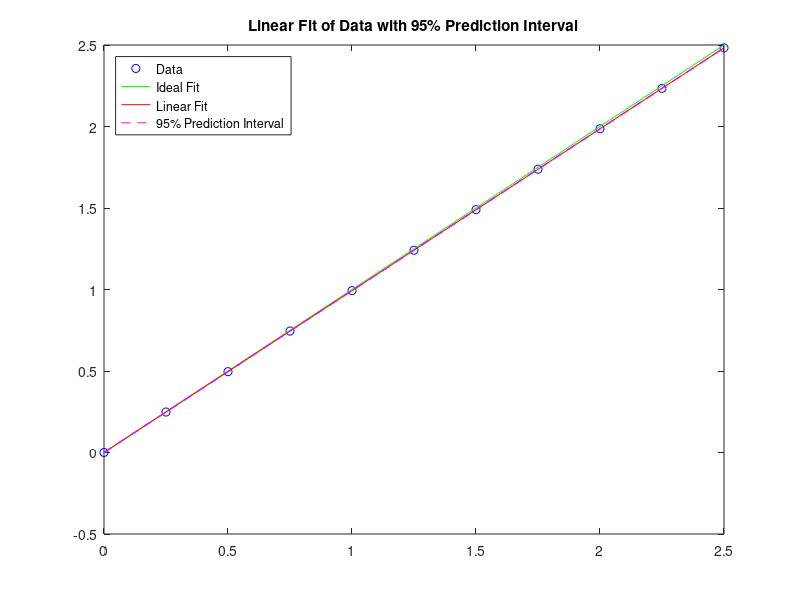
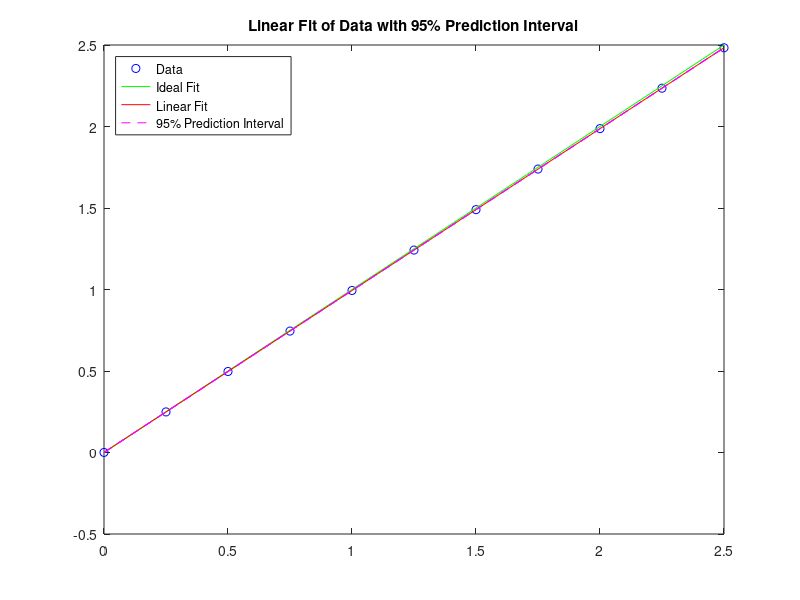
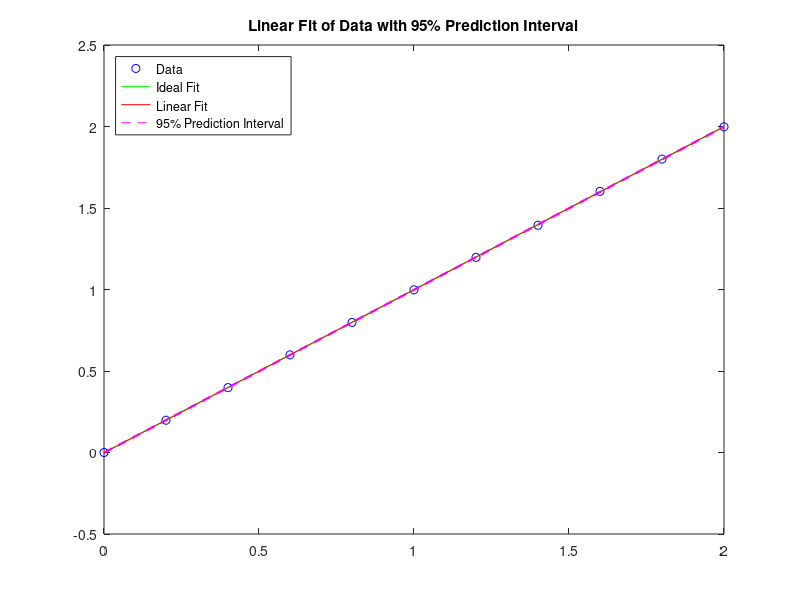

Write MATLAB code to recreate these figures, in order.
%% Board tag: 2
%% DAC1, Channel 0
clc;
x = [0, 0.25, 0.5, 0.75, 1, 1.25, 1.5, 1.75, 2, 2.25, 2.5];
y = [0.0003, 0.2483, 0.496, 0.745, 0.993, 1.241, 1.49, 1.738, 1.986, 2.234, 2.482];

[p,S] = polyfit(x,y,1);
[y_fit,delta] = polyval(p,x,S); 

% x_corrected = x_target/p(1) - p(2)/p(1)
disp(1/p(1));
disp(-p(2)/p(1));

figure(1);
plot(x,y,'bo')
hold on
plot(x,x,'g-')
plot(x,y_fit,'r-')
plot(x,y_fit+2*delta,'m--',x,y_fit-2*delta,'m--')
title('Linear Fit of Data with 95% Prediction Interval')
legend({'Data','Ideal Fit','Linear Fit','95% Prediction Interval'}, 'Location','northwest')
hold off

%% DAC1, Channel 1
clc;
x = [0, 0.25, 0.5, 0.75, 1, 1.25, 1.5, 1.75, 2, 2.25, 2.5];
y = [4.00E-04 ,2.49E-01, 0.497, 0.745, 0.994, 1.242, 1.49, 1.739, 1.987, 2.235, 2.483];

[p,S] = polyfit(x,y,1);
[y_fit,delta] = polyval(p,x,S); 

% x_corrected = x_target/p(1) - p(2)/p(1)
disp(1/p(1));
disp(-p(2)/p(1));

figure(2);
plot(x,y,'bo')
hold on
plot(x,x,'g-')
plot(x,y_fit,'r-')
plot(x,y_fit+2*delta,'m--',x,y_fit-2*delta,'m--')
title('Linear Fit of Data with 95% Prediction Interval')
legend({'Data','Ideal Fit','Linear Fit','95% Prediction Interval'}, 'Location','northwest')
hold off

%% DAC1, Channel 2
clc;
x = [0, 0.25, 0.5, 0.75, 1, 1.25, 1.5, 1.75, 2, 2.25, 2.5];
y = [3.00E-04 , 0.2487, 0.497, 0.745, 0.993, 1.241, 1.49, 1.738, 1.986, 2.234, 2.483];

[p,S] = polyfit(x,y,1);
[y_fit,delta] = polyval(p,x,S); 

% x_corrected = x_target/p(1) - p(2)/p(1)
disp(1/p(1));
disp(-p(2)/p(1));

figure(3);
plot(x,y,'bo')
hold on
plot(x,x,'g-')
plot(x,y_fit,'r-')
plot(x,y_fit+2*delta,'m--',x,y_fit-2*delta,'m--')
title('Linear Fit of Data with 95% Prediction Interval')
legend({'Data','Ideal Fit','Linear Fit','95% Prediction Interval'}, 'Location','northwest')
hold off

%% DAC1, Channel 3
clc;
x = [0, 0.25, 0.5, 0.75, 1, 1.25, 1.5, 1.75, 2, 2.25, 2.5];
y = [7.00E-04 , 0.2491, 0.497, 0.745, 0.994, 1.242, 1.49, 1.739, 1.987, 2.235, 2.483];

[p,S] = polyfit(x,y,1);
[y_fit,delta] = polyval(p,x,S); 

% x_corrected = x_target/p(1) - p(2)/p(1)
disp(1/p(1));
disp(-p(2)/p(1));

figure(3);
plot(x,y,'bo')
hold on
plot(x,x,'g-')
plot(x,y_fit,'r-')
plot(x,y_fit+2*delta,'m--',x,y_fit-2*delta,'m--')
title('Linear Fit of Data with 95% Prediction Interval')
legend({'Data','Ideal Fit','Linear Fit','95% Prediction Interval'}, 'Location','northwest')
hold off

%% DAC1, Channel 4
clc;
x = [0, 0.25, 0.5, 0.75, 1, 1.25, 1.5, 1.75, 2, 2.25, 2.5];
y = [3.00E-04 , 0.2485, 0.497, 0.745, 0.993, 1.241, 1.49, 1.738, 1.987, 2.235, 2.483];

[p,S] = polyfit(x,y,1);
[y_fit,delta] = polyval(p,x,S); 

% x_corrected = x_target/p(1) - p(2)/p(1)
disp(1/p(1));
disp(-p(2)/p(1));

figure(3);
plot(x,y,'bo')
hold on
plot(x,x,'g-')
plot(x,y_fit,'r-')
plot(x,y_fit+2*delta,'m--',x,y_fit-2*delta,'m--')
title('Linear Fit of Data with 95% Prediction Interval')
legend({'Data','Ideal Fit','Linear Fit','95% Prediction Interval'}, 'Location','northwest')
hold off

%% DAC1, Channel 5
clc;
x = [0, 0.25, 0.5, 0.75, 1, 1.25, 1.5, 1.75, 2, 2.25, 2.5];
y = [-0.069, 0.18, 0.426, 0.677, 0.925, 1.175, 1.413, 1.659, 1.909, 2.164, 2.413];

[p,S] = polyfit(x,y,1);
[y_fit,delta] = polyval(p,x,S); 

% x_corrected = x_target/p(1) - p(2)/p(1)
disp(1/p(1));
disp(-p(2)/p(1));

figure(3);
plot(x,y,'bo')
hold on
plot(x,x,'g-')
plot(x,y_fit,'r-')
plot(x,y_fit+2*delta,'m--',x,y_fit-2*delta,'m--')
title('Linear Fit of Data with 95% Prediction Interval')
legend({'Data','Ideal Fit','Linear Fit','95% Prediction Interval'}, 'Location','northwest')
hold off

%%
%% DAC2, Channel 6, V_TAU0  
clc;
x = [0, 0.2, 0.4, 0.6, 0.8, 1.0, 1.2, 1.4, 1.6, 1.8, 2.0];
y = [-0.075+0.075, 0.123+0.075, 0.323+0.075, 0.524+0.075, 0.723+0.075, 0.923+0.075, 1.122+0.075, 1.319+0.075, 1.506+0.096, 1.704+0.096, 1.902+0.096];

[p,S] = polyfit(x,y,1);
[y_fit,delta] = polyval(p,x,S); 

% x_corrected = x_target/p(1) - p(2)/p(1)
disp(1/p(1));
disp(-p(2)/p(1));

figure(3);
plot(x,y,'bo')
hold on
plot(x,x,'g-')
plot(x,y_fit,'r-')
plot(x,y_fit+2*delta,'m--',x,y_fit-2*delta,'m--')
title('Linear Fit of Data with 95% Prediction Interval')
legend({'Data','Ideal Fit','Linear Fit','95% Prediction Interval'}, 'Location','northwest')
hold off
